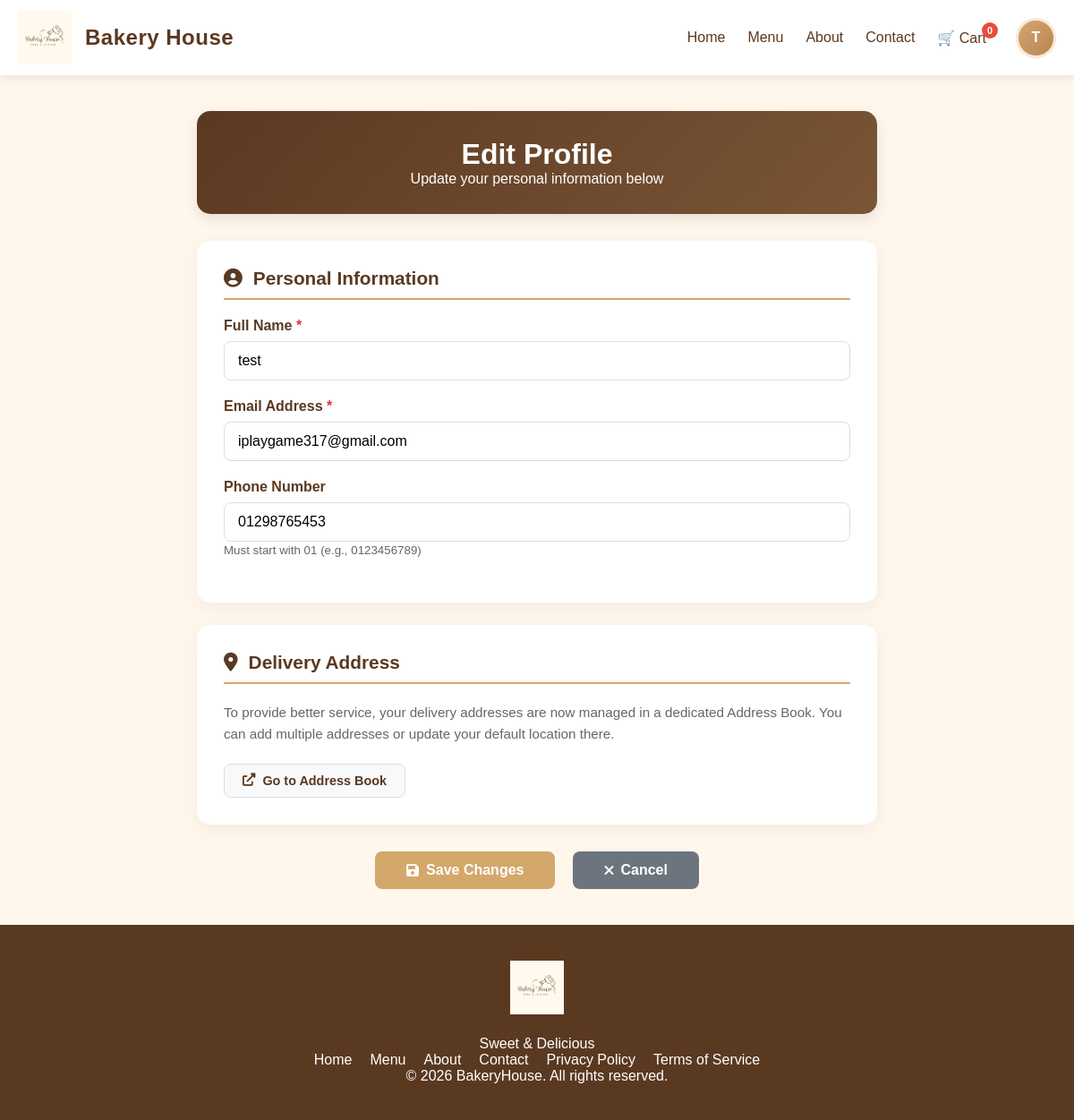
The page /editprofile.php (signed in) on the database as committed earlier.
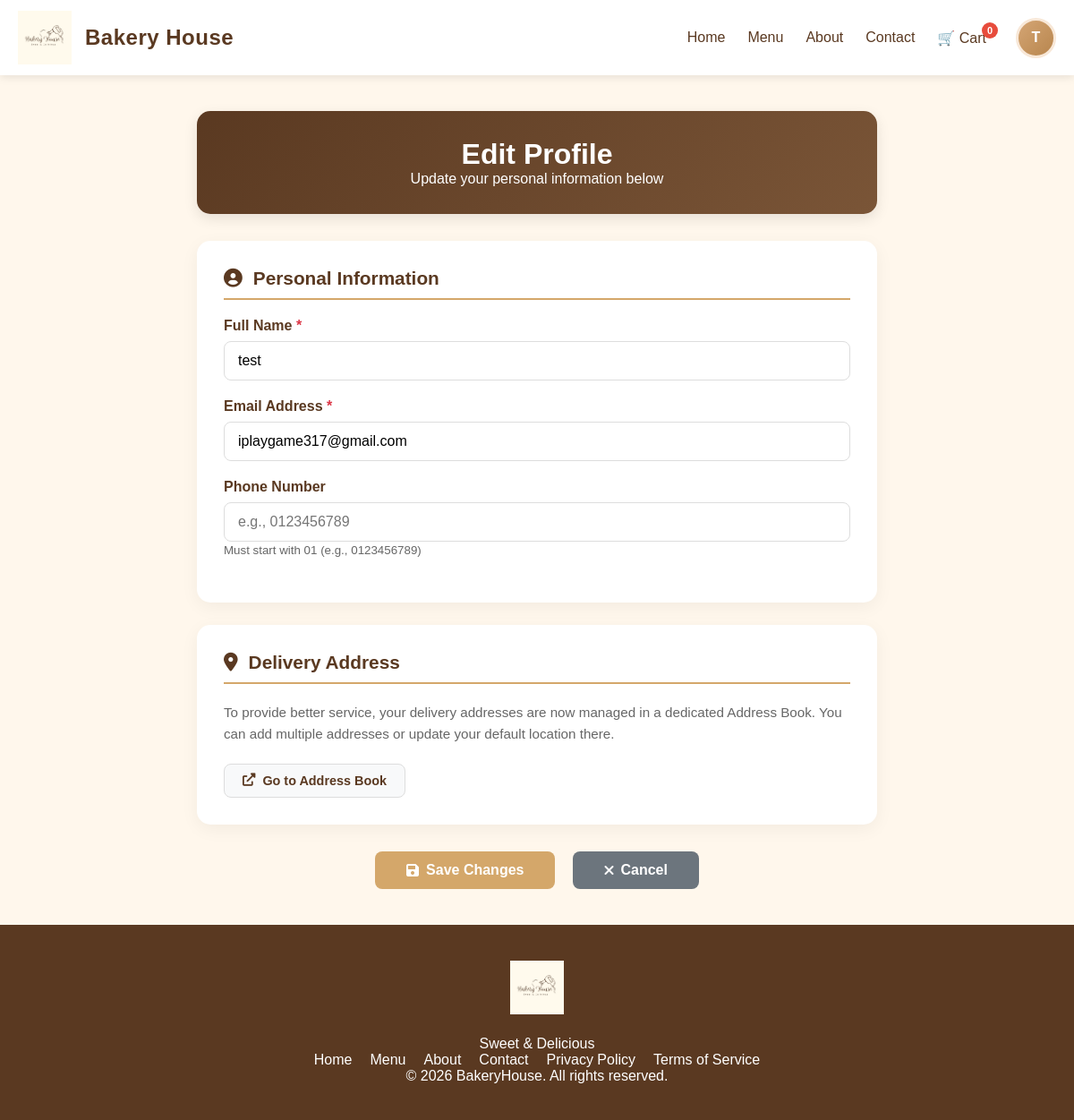
The same page on the database as committed later.
### tables this page shows
CREATE TABLE `user_db` (
  `id` int(11) NOT NULL,
  `name` varchar(100) NOT NULL,
  `email` varchar(255) NOT NULL,
  `password` varchar(255) NOT NULL,
  `phone` varchar(20) DEFAULT NULL,
  `address` text DEFAULT NULL,
  `created_at` timestamp NOT NULL DEFAULT current_timestamp(),
  `updated_at` timestamp NOT NULL DEFAULT current_timestamp() ON UPDATE current_timestamp()
);

### editprofile.php (the view, shortened to what this page needs)
<?php
require_once 'config.php';
$userId = $_SESSION['user_id'];
$name = $email = $phone = '';
try {
    $query = "SELECT name, email, phone FROM user_db WHERE id = ?";
    $stmt = $pdo->prepare($query);
    $stmt->execute([$userId]);
    $user = $stmt->fetch(PDO::FETCH_ASSOC);
    if ($user) {
        $name = htmlspecialchars($user['name']);
        $email = htmlspecialchars($user['email']);
        $phone = htmlspecialchars($user['phone'] ?? '');
    } else {
        session_destroy();
        header("Location: User_Login.php");
        exit();
    }
} catch (PDOException $e) {
    die("Error: " . $e->getMessage());
}
?>
<!DOCTYPE html>
<html lang="en">
<head>
    <link rel="stylesheet" href="editprofile.css?v=1.1">
    <link rel="stylesheet" href="https://cdnjs.cloudflare.com/ajax/libs/font-awesome/6.0.0/css/all.min.css">
    <link rel="stylesheet" href="footer.css">
</head>
<body>
    <?php include 'header.php'; ?>
    <main class="profile-page">
        <div class="profile-container">
            <div class="profile-header">
                <h1>Edit Profile</h1>
                <p>Update your personal information below</p>
            </div>
            <form action="editprofile.php" method="POST" class="edit-form" id="profileForm">
                <div class="info-card">
                    <h2><i class="fas fa-user-circle"></i> Personal Information</h2>
                    <div class="form-group required-field">
                        <label class="form-label">Full Name</label>
                         <input type="text" name="name" class="form-input" value="<?php echo $name; ?>"
                                 pattern="[a-zA-Z\s]+" title="Only letters and spaces allowed" required>
                    </div>
                    <div class="form-group required-field">
                        <label class="form-label">Email Address</label>
                        <input type="email" name="email" class="form-input" value="<?php echo $email; ?>" required>
                    </div>
                    <div class="form-group">
                         <label class="form-label">Phone Number</label>
                         <input type="tel" name="phone" class="form-input"
                                value="<?php echo $phone; ?>"
                                placeholder="e.g., 0123456789"
                                oninput="this.value = this.value.replace(/[^0-9]/g, '');"
                                maxlength="11">
                        <small style="color: #666;">Must start with 01 (e.g., 0123456789)</small>
                    </div>
                </div>
                <div class="info-card">
                    <h2><i class="fas fa-map-marker-alt"></i> Delivery Address</h2>
                    <p style="color: #666; font-size: 0.95rem; line-height: 1.6; margin-bottom: 20px;">
                        To provide better service, your delivery addresses are now managed in a dedicated Address Book.
                        You can add multiple addresses or update your default location there.
                    </p>
                    <a href="manageaddress.php" class="btn btn-manage-redirect">
                        <i class="fas fa-external-link-alt"></i> Go to Address Book
                    </a>
                </div>
                <div class="action-buttons">
                    <button type="submit" class="btn btn-primary" id="saveButton">
                        <i class="fas fa-save"></i> Save Changes
                    </button>
                    <a href="profile.php" class="btn btn-secondary">
                        <i class="fas fa-times"></i> Cancel
                    </a>
                </div>
            </form>
        </div>
    </main>
    <?php include 'footer.php'; ?>
</body>
</html>

Rows that differ between the two databases and show on the page:
changed user_db "test": phone "01298765453" → (not shown)
